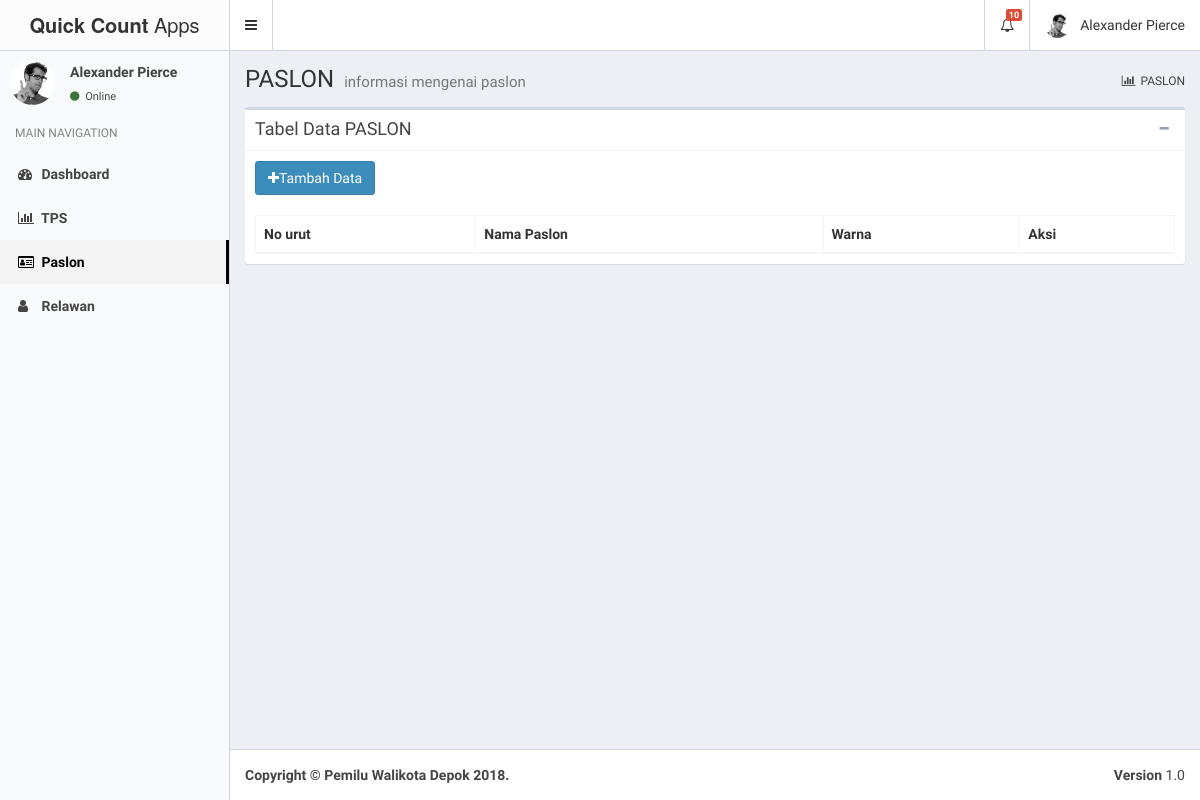
/index.php/paslon, run on an earlier commit of the app's database.
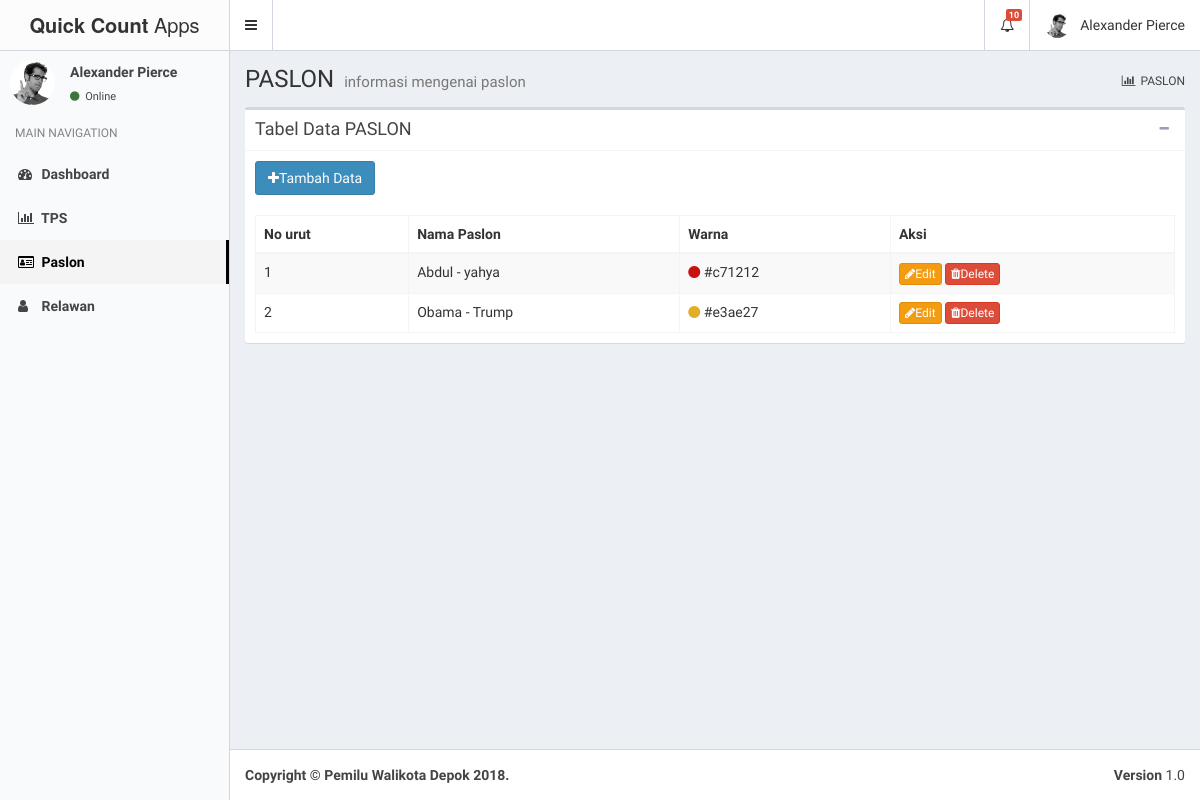
And on a later commit of the database.
### tables this page shows
CREATE TABLE `paslons` (
  `id` int(11) NOT NULL,
  `no_urut` varchar(5) NOT NULL,
  `nama_paslon` varchar(50) NOT NULL,
  `warna` varchar(7) NOT NULL
);

### application/controllers/Paslon.php (called while the page is built, shortened)
<?php
class Paslon extends CI_Controller{
	public function __construct()
	{
		$this->load->model('mod_paslon');
	}
	public function index()
	{
		$paslon = $this->mod_paslon->getData()->result();
		$data['title'] = "PASLON";
		$data['header'] = $this->load->view('layout/header','',true);
		$data['sidebar'] = $this->load->view('layout/sidebar','',true);
		$data['content'] = $this->load->view('pages/paslon',array('paslon'=>$paslon),true);
		$this->load->view('layout/master',array('template'=>$data));
	}
}

### index.php (called while the page is built, shortened)
<?php
require_once BASEPATH.'core/CodeIgniter.php';

### application/models/mod_paslon.php (called while the page is built, shortened)
<?php
class mod_paslon extends CI_Model
{
	function getData(){
		$this->db->select('*');
		$this->db->from('paslons');
		return $this->db->get();
	}
}

### application/views/pages/paslon.php (the view, shortened to what this page needs)
<div class="content-wrapper">
    <section class="content-header">
      <h1>
        PASLON
        <small>informasi mengenai paslon </small>
      </h1>
      <ol class="breadcrumb">
        <li><a href="#"><i class="fa fa-bar-chart"></i>PASLON</a></li>
      </ol>
    </section>
    <section class="content">
      <div class="row">
        <div class="col-sm-12">
          <div class="box">
            <div class="box-header with-border">
              <h3 class="box-title">Tabel Data PASLON</h3>
              <div class="box-tools pull-right">
                <button type="button" class="btn btn-box-tool" data-widget="collapse" data-toggle="tooltip"
                title="Collapse">
                <i class="fa fa-minus"></i></button>
              </div>
            </div>
            <div class="box-body">
              <a href="<?php echo base_url(); ?>paslon/tambahPaslon" id="myButton" class="btn btn-primary"><i class="fa fa-plus"></i>Tambah Data</a>
              <br><br>
              <table id="myTable" class="table table-bordered table-striped">
                <thead>
                  <tr>
                    <th>No urut</th>
                    <th>Nama Paslon</th>
                    <th>Warna</th>
                    <th>Aksi</th>
                  </tr>
                </thead>
                <tbody>
                  <?php $no = 1; foreach ($paslon as $data) { ?>
                  <tr>
                    <td><?php echo $data->no_urut; ?></td>
                    <td><?php echo $data->nama_paslon; ?></td>
                    <td><i class="fa fa-circle" style="color: <?php echo $data->warna; ?>"></i> <?php echo $data->warna; ?></td>
                    <td><a href="<?php echo base_url(); ?>paslon/editPaslon/<?php echo $data->id; ?>" class="btn btn-warning btn-xs"><i class="fa fa-pencil"></i>Edit</a> <a href="<?php echo base_url(); ?>paslon/deletePaslon/<?php echo $data->id; ?>" class="btn btn-danger btn-xs"><i class="fa fa-trash"></i>Delete</a></td>
                  </tr>
                  <?php $no++; } ?>
                </tbody>
              </table>
            </div>
      </div>
        </div>
      </div>
    </section>
  </div>
  <link rel="stylesheet" href="<?php echo base_url(); ?>assets/bower_components/datatables.net-bs/css/dataTables.bootstrap.min.css">

### application/views/layout/header.php (shortened to what this page needs)
<header class="main-header">
    <a href="<?php echo base_url(); ?>dashboard" class="logo">
      <span class="logo-lg"><b>Quick Count</b> Apps</span>
    </a>
    <nav class="navbar navbar-static-top">
      <a href="#" class="sidebar-toggle" data-toggle="push-menu" role="button">
      </a>
      <div class="navbar-custom-menu">
        <ul class="nav navbar-nav">
          <li class="dropdown notifications-menu">
            <a href="#" class="dropdown-toggle" data-toggle="dropdown">
              <i class="fa fa-bell-o"></i>
              <span class="label label-danger">10</span>
            </a>
          </li>
          <li class="dropdown user user-menu">
            <a href="#" class="dropdown-toggle" data-toggle="dropdown">
              <img src="<?php echo base_url(); ?>assets/dist/img/user2-160x160.jpg" class="user-image" alt="User Image">
              <span class="hidden-xs">Alexander Pierce</span>
            </a>
          </li>
        </ul>
      </div>
    </nav>
  </header>

### application/views/layout/sidebar.php (shortened to what this page needs)
<aside class="main-sidebar">
    <section class="sidebar">
      <div class="user-panel">
        <div class="pull-left image">
          <img src="<?php echo base_url(); ?>assets/dist/img/user2-160x160.jpg" class="img-circle" alt="User Image">
        </div>
        <div class="pull-left info">
          <p>Alexander Pierce</p>
          <a href="#"><i class="fa fa-circle text-success"></i> Online</a>
        </div>
      </div>
      <ul class="sidebar-menu" data-widget="tree">
        <li class="header">MAIN NAVIGATION</li>
        <li class="<?php if($this->uri->segment(1) == 'dashboard') echo "active"; ?>">
          <a href="<?php echo base_url(); ?>dashboard">
            <i class="fa fa-dashboard"></i> <span>Dashboard</span>
          </a>
        </li>
        <li class="<?php if($this->uri->segment(1) == 'tps') echo "active"; ?>">
          <a href="<?php echo base_url(); ?>tps">
            <i class="fa fa-bar-chart"></i> <span>TPS</span>
          </a>
        </li>
        <li class="<?php if($this->uri->segment(1) == 'paslon') echo "active"; ?>">
          <a href="<?php echo base_url(); ?>paslon">
            <i class="fa fa-drivers-license-o"></i> <span>Paslon</span>
          </a>
        </li>
        <li class="<?php if($this->uri->segment(1) == 'users') echo "active"; ?>">
          <a href="<?php echo base_url(); ?>users">
            <i class="fa fa-user"></i> <span>Relawan</span>
          </a>
        </li>
      </ul>
    </section>
  </aside>

### application/views/layout/master.php (shortened to what this page needs)
<!DOCTYPE html>
<html>
<head>
  <link rel="stylesheet" href="<?php echo base_url(); ?>assets/bower_components/bootstrap/dist/css/bootstrap.min.css">
  <link rel="stylesheet" href="<?php echo base_url(); ?>assets/bower_components/font-awesome/css/font-awesome.min.css">
  <link rel="stylesheet" href="<?php echo base_url(); ?>assets/bower_components/Ionicons/css/ionicons.min.css">
  <link rel="stylesheet" href="<?php echo base_url(); ?>assets/dist/css/AdminLTE.min.css">
  <link rel="stylesheet" href="<?php echo base_url(); ?>assets/dist/css/skins/_all-skins.min.css">
</head>
<body class="hold-transition skin-black-light sidebar-mini">
<div class="wrapper">
  <?php echo $template['header']; ?>
  <?php echo $template['sidebar'] ?>
  <?php echo $template['content'] ?>
  <footer class="main-footer">
    <div class="pull-right hidden-xs">
      <b>Version</b> 1.0
    </div>
    <strong>Copyright &copy; Pemilu Walikota Depok 2018.</strong>
  </footer>
</div>
</body>
</html>

### application/views/layout/sidebar.php (style rules this page uses)
.skin-black-light .sidebar-menu>li.active { border-right: 3.5px solid #000; }

What changed in the data, as far as the page shows it:
added paslons: no_urut "1", nama_paslon "Abdul - yahya", warna "#c71212"
added paslons: no_urut "2", nama_paslon "Obama - Trump", warna "#e3ae27"
